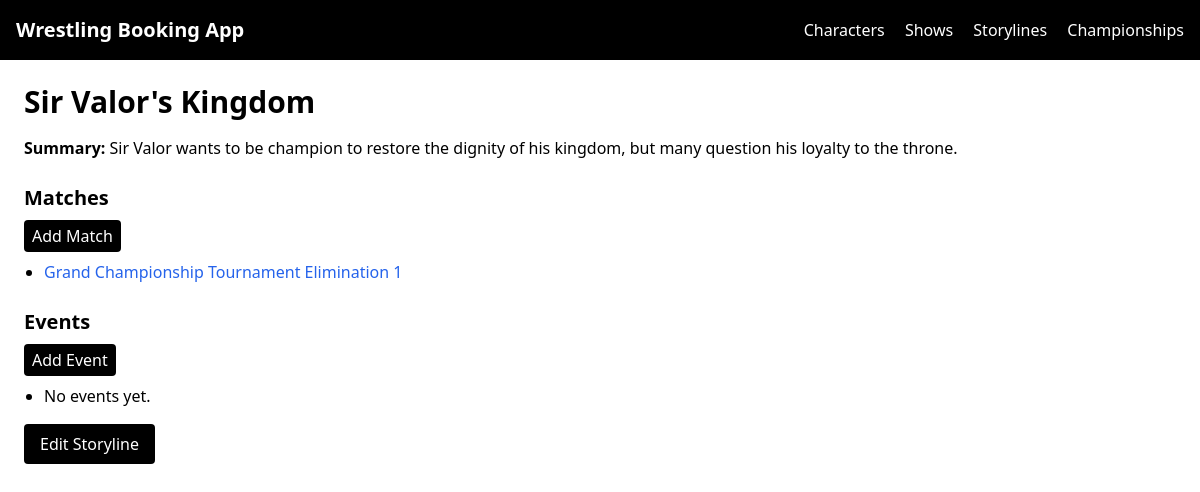
/storylines/1/, run on the app's committed database.
### storylines/models.py (models this page shows, shortened)
class Storyline(models.Model):
    title = models.CharField(max_length=200)
    summary = models.TextField(blank=True)
    is_active = models.BooleanField(default=True)
    created_at = models.DateTimeField(auto_now_add=True)
    @property
    def matches(self):
        from booking.models import Match
        match_ct = ContentType.objects.get_for_model(Match)
        return Match.objects.filter(
            id__in=self.points.filter(content_type=match_ct).values_list('object_id', flat=True)
        )
    @property
    def events(self):
        from booking.models import Event
        event_ct = ContentType.objects.get_for_model(Event)
        return Event.objects.filter(
            id__in=self.points.filter(content_type=event_ct).values_list('object_id', flat=True)
        )

### booking/models.py (models this page shows, shortened)
class Match(models.Model):
    class MatchType(models.TextChoices):
        SINGLES = "SINGLES", "Singles"
        TAG = "TAG", "Tag Team"
        TEAM = "TEAM", "Team"
        TRIPLE = "TRIPLE", "Triple Threat"
        FATAL_FOUR = "FATAL_FOUR", "Fatal Four-Way"
        HANDICAP = "HANDICAP", "Handicap"
        GAUNTLET = "GAUNTLET", "Gauntlet"
        BATTLE_ROYALE = "BATTLE_ROYALE", "Battle Royale"
        ROYAL_RUMBLE = "ROYAL_RUMBLE", "Royal Rumble"
    show = models.ForeignKey(
        "booking.Show",
        on_delete=models.CASCADE,
        related_name="matches"
    )
    title = models.CharField(max_length=200)
    match_type = models.CharField(max_length=30, choices=MatchType.choices)
    stipulations = models.ManyToManyField(
        Stipulation,
        blank=True,
        related_name="matches"
    )
    championship = models.ForeignKey(
        Championship, null=True, blank=True, on_delete=models.SET_NULL
    )
    notes = models.TextField(blank=True)
    created_at = models.DateTimeField(auto_now_add=True)

### storylines/views.py (the view)
# urls.py: path("<int:pk>/", StorylineDetailView.as_view(), name="storyline-detail"),
class StorylineDetailView(DetailView):
    model = Storyline
    template_name = "storylines/storyline_detail.html"
    context_object_name = "storyline"
    def get_context_data(self, **kwargs):
        context = super().get_context_data(**kwargs)
        storyline = self.object
        context["matches"] = storyline.matches.all()
        context["events"] = storyline.events.all()
        return context

### storylines/templates/storylines/storyline_detail.html (shortened to what this page needs)
{% extends "base.html" %}
{% block content %}
<h1 class="text-3xl font-bold mb-4">{{ storyline.title }}</h1>
<p><strong>Summary:</strong> {{ storyline.summary|default:"None" }}</p>
<h2 class="text-xl font-semibold mt-6 mb-2">Matches</h2>
<a href="{% url 'storyline-add-match' storyline.id %}" class="bg-black text-white px-2 py-1 rounded mb-2 inline-block">Add Match</a>
<ul class="list-disc pl-5">
    {% for match in matches %}
        <li>
            <a href="{% url 'match-detail' match.id %}" class="text-blue-600">{{ match.title }}</a>
        </li>
    {% empty %}
        <li>No matches yet.</li>
    {% endfor %}
</ul>
<h2 class="text-xl font-semibold mt-6 mb-2">Events</h2>
<a href="{% url 'storyline-add-event' storyline.id %}" class="bg-black text-white px-2 py-1 rounded mb-2 inline-block">Add Event</a>
<ul class="list-disc pl-5">
    {% for event in events %}
        <li>
            <a href="{% url 'event-detail' event.id %}" class="text-blue-600">{{ event.title }}</a>
        </li>
    {% empty %}
        <li>No events yet.</li>
    {% endfor %}
</ul>
<a href="{% url 'storyline-edit' storyline.id %}" class="bg-black text-white px-4 py-2 mt-4 inline-block rounded">Edit Storyline</a>
{% endblock %}

### data on the page
Storyline: title "Sir Valor's Kingdom", summary "Sir Valor wants to be champion to restore the dignity of his kingdom, but many question his loyalty to the throne."
Match: title "Grand Championship Tournament Elimination 1"
